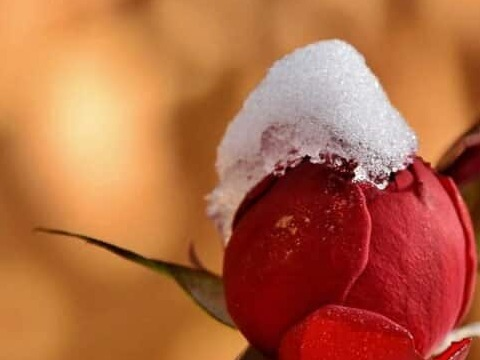
#> input picture image.jpg, 480 x 360 px
$ python '#5_Image_cropping_OpenCV.py'
#> lines starting #> are read from the running program, lines starting #| are printed output that depends on the picture
#import packages
import cv2
import numpy as np

img = cv2.imread('image.jpg')
#> img is the input picture: shape (360, 480, 3); mean B, G, R 68, 104.9, 180.7
print(img.shape) # Print image shape
#| (360, 480, 3)
cv2.imshow("Original:", img)

# Cropping an image it works like this: img[height, width]
cropped_image = img[100:400, 50:330]
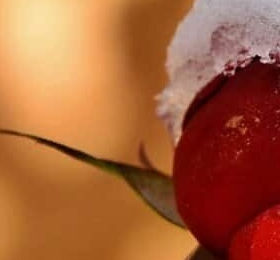
#> cropped_image: shape (260, 280, 3); mean B, G, R 58, 96.6, 167.2

# Display cropped image
cv2.imshow("Cropped", cropped_image)
print(cropped_image.shape)
#| (260, 280, 3)

# Save the cropped image
cv2.imwrite("test_cropped.jpg", cropped_image)

cv2.waitKey(0)
cv2.destroyAllWindows()

$ run again, with tile0_0.jpg copied over image.jpg
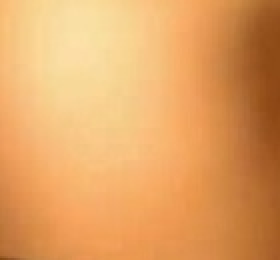
#> input picture tile0_0.jpg, 140 x 130 px (shown 2 times larger)
#> img is the input picture: shape (130, 140, 3); mean B, G, R 98.6, 163.1, 227.1
#| (130, 140, 3)
#> `cropped_image = img[100:400, 50:330]`:
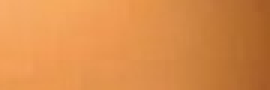
#> cropped_image: shape (30, 90, 3) (shown 3 times larger); mean B, G, R 73.5, 140.5, 218.5
#| (30, 90, 3)

$ run again, with tile0_130.jpg copied over image.jpg
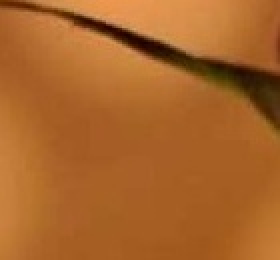
#> input picture tile0_130.jpg, 140 x 130 px (shown 2 times larger)
#> img is the input picture: shape (130, 140, 3); mean B, G, R 42.2, 100.7, 169.3
#| (130, 140, 3)
#> `cropped_image = img[100:400, 50:330]`:
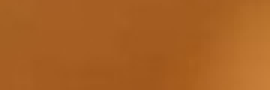
#> cropped_image: shape (30, 90, 3) (shown 3 times larger); mean B, G, R 35.5, 96.8, 168.6
#| (30, 90, 3)

$ run again, with tile140_0.jpg copied over image.jpg
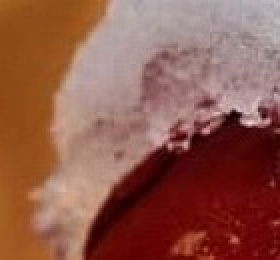
#> input picture tile140_0.jpg, 140 x 130 px (shown 2 times larger)
#> img is the input picture: shape (130, 140, 3); mean B, G, R 75.7, 89.5, 143.7
#| (130, 140, 3)
#> `cropped_image = img[100:400, 50:330]`:
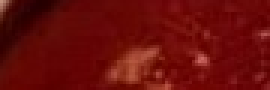
#> cropped_image: shape (30, 90, 3) (shown 3 times larger); mean B, G, R 9.5, 12.4, 104.4
#| (30, 90, 3)
